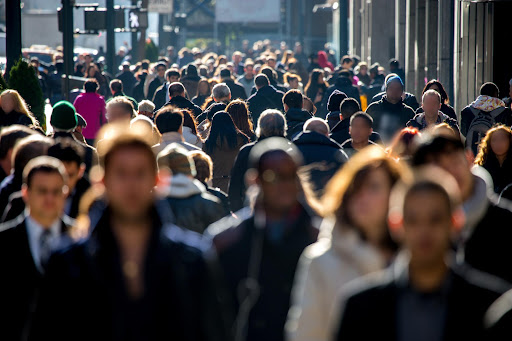
#> input picture People.jpg, 512 x 341 px, given in place of People.mp4, which was not available
$ python face_detection_video.py
#> lines starting #> are read from the running program, lines starting #| are printed output that depends on the picture; after the words box and inside, x2 and y2 are one past the last pixel; in counts of white or black regions, pixels touching at a corner belong together; pictures that were not available may be replaced by others from this repository, and a replacement may not be noted
import cv2

# 동영상 파일 경로 설정
video_path = 'People.mp4'  # 분석할 동영상 파일 이름
cap = cv2.VideoCapture(video_path)  # 동영상 로드

# Haar Cascade 파일 로드 (기본 제공)
face_cascade = cv2.CascadeClassifier(cv2.data.haarcascades + 'haarcascade_frontalface_default.xml')

# 동영상 열기 확인
if not cap.isOpened():
    print("Error: 동영상을 열 수 없습니다. 파일 경로를 확인하세요.")
    exit()

# 출력 프레임 크기 설정
output_width = 640
output_height = 360

while cap.isOpened():
    # 동영상에서 프레임 읽기
    ret, frame = cap.read()
#> frame is the input picture: shape (341, 512, 3); mean B, G, R 64.9, 64.3, 68
    if not ret:  # 더 이상 프레임이 없으면 종료
        break

    # 프레임 크기 조정
    frame = cv2.resize(frame, (output_width, output_height))
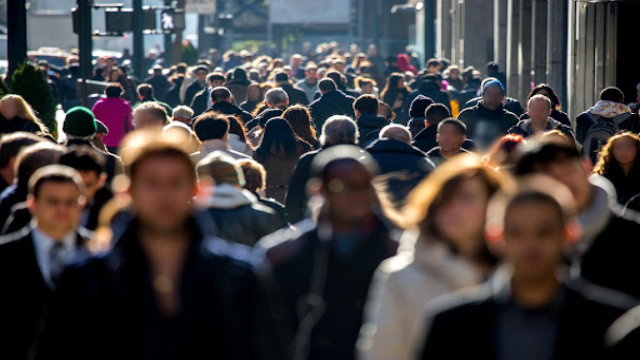
#> frame: shape (360, 640, 3); mean B, G, R 64.8, 64.2, 67.8

    # 그레이스케일로 변환
    gray = cv2.cvtColor(frame, cv2.COLOR_BGR2GRAY)
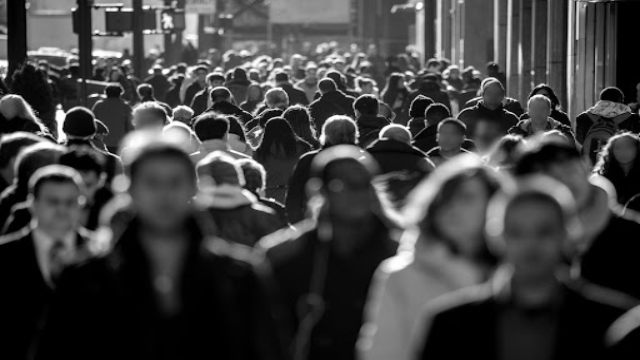
#> gray: shape (360, 640); min 0, max 255, mean 65.4

    # 얼굴 탐지
    faces = face_cascade.detectMultiScale(
        gray, scaleFactor=1.1, minNeighbors=5, minSize=(30, 30)
    )
#> faces = [[37, 186, 48, 48], [132, 161, 65, 65], [496, 207, 69, 69]]

    # 탐지된 얼굴에 사각형 표시
    for (x, y, w, h) in faces:
        cv2.rectangle(frame, (x, y), (x + w, y + h), (255, 0, 0), 2)
#> this loop made 3 passes
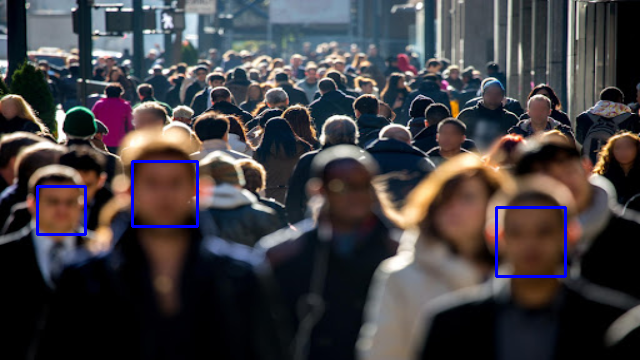
#> frame: shape (360, 640, 3); 0.94% of pixels changed, all inside (x1, y1, x2, y2) = (36, 160, 567, 278)

    # 결과를 화면에 출력
    cv2.imshow('Video Face Detection', frame)

    # 'q' 키를 누르면 종료
    if cv2.waitKey(1) & 0xFF == ord('q'):
#> (key q is pressed here)
        break

# 자원 해제
cap.release()
cv2.destroyAllWindows()
